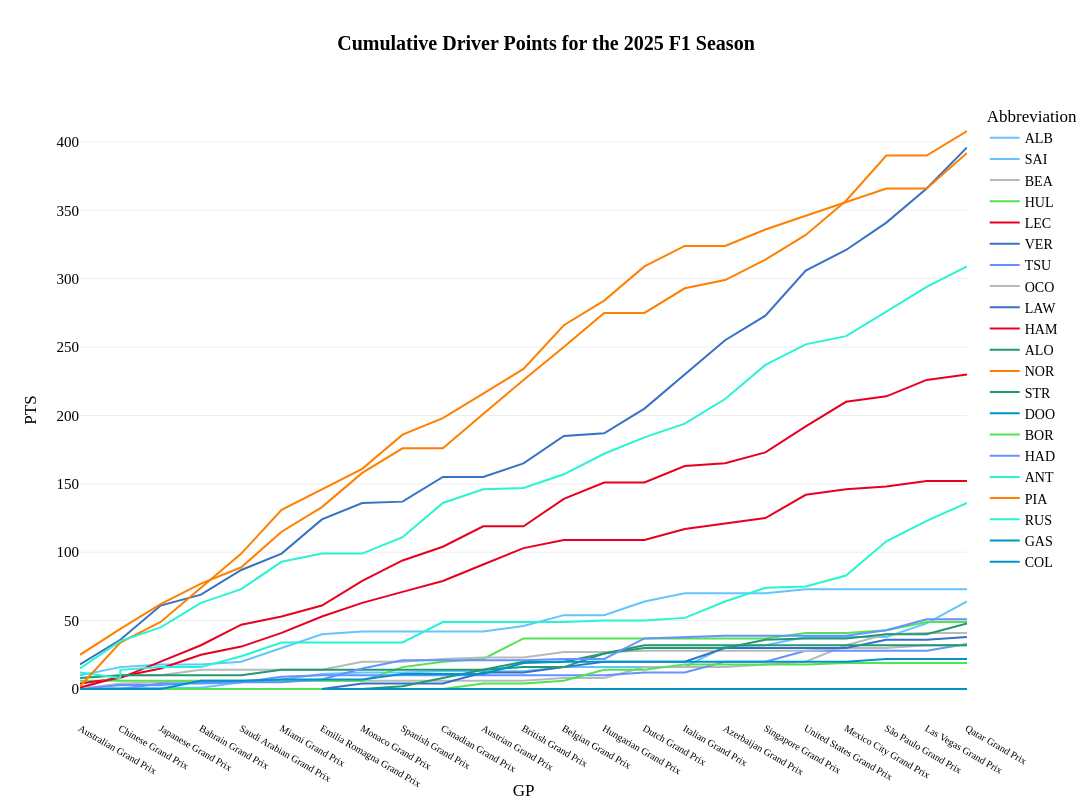

The code cell stored with this chart in its notebook:
### Code cell
fig=px.line(
        df_bq_driver,
        x="GP", 
        y="PTS", 
        color='Abbreviation', 
        # markers=True,
        hover_data=['DriverNumber','TeamName', 'Position', 'GridPosition', 'Status', 'Year', 'GP', 'RoundNumber'], 
        template="xgridoff",
        title="<b>Cumulative Driver Points for the {} F1 Season</b>".format(years),
        height=800, 
        width=1200,
        color_discrete_map={
                 "VER": "#3671C6",
                 "LAW": "#3671C6",
                 "LEC": "#E80020",
                 "HAM": "#E80020",
                 "NOR": "#FF8000",
                 "PIA": "#FF8000",
                 "RUS": "#27F4D2",
                 "ANT": "#27F4D2",
                 "GAS": "#0093CC",
                 "DOO": "#0093CC",
                 "COL": "#0093CC",
                 "ALO": "#229971",
                 "STR": "#229971",
                 "SAI": "#64C4FF",
                 "ALB": "#64C4FF",
                 "HUL": "#52e252",
                 "BOR": "#52e252",
                 "TSU": "#6692FF",
                 "HAD": "#6692FF",
                 "OCO": "#B6BABD",
                 "BEA": "#B6BABD"
          },
        )
fig.update_layout(
    yaxis = dict(tickfont = dict(size=15)),
    xaxis = dict(tickfont = dict(size=10)),
    font=dict(
        family="PT Sans Narrow",
        size=14,
        color="Black"
    ),
    title_font_family="PT Sans Narrow",
    # margin=dict(l=10, r=5, t=55, b=20),
    hoverlabel=dict(
    bgcolor="white",
    font_size=16,
    font_family="PT Sans Narrow"
    ),

)

### Figure 1 — Plotly figure (JSON) as saved in the notebook; plotly's stock layout.template omitted (floating-point values rounded to 4 significant figures; data arrays with more than 128 entries replaced by an {"elided": "..."} marker saying what was removed)
{"data": [{"customdata": {"elided": "29x7 mixed values"}, "hovertemplate": "Abbreviation=ALB<br>GP=%{x}<br>PTS=%{y}<br>DriverNumber=%{customdata[0]}<br>TeamName=%{customdata[1]}<br>Position=%{customdata[2]}<br>GridPosition=%{customdata[3]}<br>Status=%{customdata[4]}<br>Year=%{customdata[5]}<br>RoundNumber=%{customdata[6]}<extra></extra>", "legendgroup": "ALB", "line": {"color": "#64C4FF", "dash": "solid"}, "marker": {"symbol": "circle"}, "mode": "lines", "name": "ALB", "orientation": "v", "showlegend": true, "type": "scatter", "x": ["Australian Grand Prix", "Chinese Grand Prix", "Chinese Grand Prix", "Japanese Grand Prix", "Bahrain Grand Prix", "Saudi Arabian Grand Prix", "Miami Grand Prix", "Miami Grand Prix", "Emilia Romagna Grand Prix", "Monaco Grand Prix", "Spanish Grand Prix", "Canadian Grand Prix", "Austrian Grand Prix", "British Grand Prix", "Belgian Grand Prix", "Belgian Grand Prix", "Hungarian Grand Prix", "Dutch Grand Prix", "Italian Grand Prix", "Azerbaijan Grand Prix", "Singapore Grand Prix", "United States Grand Prix", "United States Grand Prix", "Mexico City Grand Prix", "São Paulo Grand Prix", "São Paulo Grand Prix", "Las Vegas Grand Prix", "Qatar Grand Prix", "Qatar Grand Prix"], "xaxis": "x", "y": [10, 16, 16, 18, 18, 20, 30, 30, 40, 42, 42, 42, 42, 46, 54, 54, 54, 64, 70, 70, 70, 73, 73, 73, 73, 73, 73, 73, 73], "yaxis": "y"}, {"customdata": {"elided": "29x7 mixed values"}, "hovertemplate": "Abbreviation=SAI<br>GP=%{x}<br>PTS=%{y}<br>DriverNumber=%{customdata[0]}<br>TeamName=%{customdata[1]}<br>Position=%{customdata[2]}<br>GridPosition=%{customdata[3]}<br>Status=%{customdata[4]}<br>Year=%{customdata[5]}<br>RoundNumber=%{customdata[6]}<extra></extra>", "legendgroup": "SAI", "line": {"color": "#64C4FF", "dash": "solid"}, "marker": {"symbol": "circle"}, "mode": "lines", "name": "SAI", "orientation": "v", "showlegend": true, "type": "scatter", "x": ["Australian Grand Prix", "Chinese Grand Prix", "Chinese Grand Prix", "Japanese Grand Prix", "Bahrain Grand Prix", "Saudi Arabian Grand Prix", "Miami Grand Prix", "Miami Grand Prix", "Emilia Romagna Grand Prix", "Monaco Grand Prix", "Spanish Grand Prix", "Canadian Grand Prix", "Austrian Grand Prix", "British Grand Prix", "Belgian Grand Prix", "Belgian Grand Prix", "Hungarian Grand Prix", "Dutch Grand Prix", "Italian Grand Prix", "Azerbaijan Grand Prix", "Singapore Grand Prix", "United States Grand Prix", "United States Grand Prix", "Mexico City Grand Prix", "São Paulo Grand Prix", "São Paulo Grand Prix", "Las Vegas Grand Prix", "Qatar Grand Prix", "Qatar Grand Prix"], "xaxis": "x", "y": [0, 1, 1, 1, 1, 5, 7, 7, 11, 12, 12, 13, 13, 13, 16, 16, 16, 16, 16, 31, 32, 38, 38, 38, 38, 38, 48, 64, 64], "yaxis": "y"}, {"customdata": {"elided": "29x7 mixed values"}, "hovertemplate": "Abbreviation=BEA<br>GP=%{x}<br>PTS=%{y}<br>DriverNumber=%{customdata[0]}<br>TeamName=%{customdata[1]}<br>Position=%{customdata[2]}<br>GridPosition=%{customdata[3]}<br>Status=%{customdata[4]}<br>Year=%{customdata[5]}<br>RoundNumber=%{customdata[6]}<extra></extra>", "legendgroup": "BEA", "line": {"color": "#B6BABD", "dash": "solid"}, "marker": {"symbol": "circle"}, "mode": "lines", "name": "BEA", "orientation": "v", "showlegend": true, "type": "scatter", "x": ["Australian Grand Prix", "Chinese Grand Prix", "Chinese Grand Prix", "Japanese Grand Prix", "Bahrain Grand Prix", "Saudi Arabian Grand Prix", "Miami Grand Prix", "Miami Grand Prix", "Emilia Romagna Grand Prix", "Monaco Grand Prix", "Spanish Grand Prix", "Canadian Grand Prix", "Austrian Grand Prix", "British Grand Prix", "Belgian Grand Prix", "Belgian Grand Prix", "Hungarian Grand Prix", "Dutch Grand Prix", "Italian Grand Prix", "Azerbaijan Grand Prix", "Singapore Grand Prix", "United States Grand Prix", "United States Grand Prix", "Mexico City Grand Prix", "São Paulo Grand Prix", "São Paulo Grand Prix", "Las Vegas Grand Prix", "Qatar Grand Prix", "Qatar Grand Prix"], "xaxis": "x", "y": [0, 4, 4, 5, 6, 6, 6, 6, 6, 6, 6, 6, 6, 6, 8, 8, 8, 16, 16, 16, 18, 20, 20, 32, 40, 40, 41, 41, 41], "yaxis": "y"}, {"customdata": {"elided": "29x7 mixed values"}, "hovertemplate": "Abbreviation=HUL<br>GP=%{x}<br>PTS=%{y}<br>DriverNumber=%{customdata[0]}<br>TeamName=%{customdata[1]}<br>Position=%{customdata[2]}<br>GridPosition=%{customdata[3]}<br>Status=%{customdata[4]}<br>Year=%{customdata[5]}<br>RoundNumber=%{customdata[6]}<extra></extra>", "legendgroup": "HUL", "line": {"color": "#52e252", "dash": "solid"}, "marker": {"symbol": "circle"}, "mode": "lines", "name": "HUL", "orientation": "v", "showlegend": true, "type": "scatter", "x": ["Australian Grand Prix", "Chinese Grand Prix", "Chinese Grand Prix", "Japanese Grand Prix", "Bahrain Grand Prix", "Saudi Arabian Grand Prix", "Miami Grand Prix", "Miami Grand Prix", "Emilia Romagna Grand Prix", "Monaco Grand Prix", "Spanish Grand Prix", "Canadian Grand Prix", "Austrian Grand Prix", "British Grand Prix", "Belgian Grand Prix", "Belgian Grand Prix", "Hungarian Grand Prix", "Dutch Grand Prix", "Italian Grand Prix", "Azerbaijan Grand Prix", "Singapore Grand Prix", "United States Grand Prix", "United States Grand Prix", "Mexico City Grand Prix", "São Paulo Grand Prix", "São Paulo Grand Prix", "Las Vegas Grand Prix", "Qatar Grand Prix", "Qatar Grand Prix"], "xaxis": "x", "y": [6, 6, 6, 6, 6, 6, 6, 6, 6, 6, 16, 20, 22, 37, 37, 37, 37, 37, 37, 37, 37, 41, 41, 41, 43, 43, 49, 49, 49], "yaxis": "y"}, {"customdata": {"elided": "29x7 mixed values"}, "hovertemplate": "Abbreviation=LEC<br>GP=%{x}<br>PTS=%{y}<br>DriverNumber=%{customdata[0]}<br>TeamName=%{customdata[1]}<br>Position=%{customdata[2]}<br>GridPosition=%{customdata[3]}<br>Status=%{customdata[4]}<br>Year=%{customdata[5]}<br>RoundNumber=%{customdata[6]}<extra></extra>", "legendgroup": "LEC", "line": {"color": "#E80020", "dash": "solid"}, "marker": {"symbol": "circle"}, "mode": "lines", "name": "LEC", "orientation": "v", "showlegend": true, "type": "scatter", "x": ["Australian Grand Prix", "Chinese Grand Prix", "Chinese Grand Prix", "Japanese Grand Prix", "Bahrain Grand Prix", "Saudi Arabian Grand Prix", "Miami Grand Prix", "Miami Grand Prix", "Emilia Romagna Grand Prix", "Monaco Grand Prix", "Spanish Grand Prix", "Canadian Grand Prix", "Austrian Grand Prix", "British Grand Prix", "Belgian Grand Prix", "Belgian Grand Prix", "Hungarian Grand Prix", "Dutch Grand Prix", "Italian Grand Prix", "Azerbaijan Grand Prix", "Singapore Grand Prix", "United States Grand Prix", "United States Grand Prix", "Mexico City Grand Prix", "São Paulo Grand Prix", "São Paulo Grand Prix", "Las Vegas Grand Prix", "Qatar Grand Prix", "Qatar Grand Prix"], "xaxis": "x", "y": [4, 8, 8, 20, 32, 47, 53, 53, 61, 79, 94, 104, 119, 119, 139, 139, 151, 151, 163, 165, 173, 192, 192, 210, 214, 214, 226, 230, 230], "yaxis": "y"}, {"customdata": {"elided": "29x7 mixed values"}, "hovertemplate": "Abbreviation=VER<br>GP=%{x}<br>PTS=%{y}<br>DriverNumber=%{customdata[0]}<br>TeamName=%{customdata[1]}<br>Position=%{customdata[2]}<br>GridPosition=%{customdata[3]}<br>Status=%{customdata[4]}<br>Year=%{customdata[5]}<br>RoundNumber=%{customdata[6]}<extra></extra>", "legendgroup": "VER", "line": {"color": "#3671C6", "dash": "solid"}, "marker": {"symbol": "circle"}, "mode": "lines", "name": "VER", "orientation": "v", "showlegend": true, "type": "scatter", "x": ["Australian Grand Prix", "Chinese Grand Prix", "Chinese Grand Prix", "Japanese Grand Prix", "Bahrain Grand Prix", "Saudi Arabian Grand Prix", "Miami Grand Prix", "Miami Grand Prix", "Emilia Romagna Grand Prix", "Monaco Grand Prix", "Spanish Grand Prix", "Canadian Grand Prix", "Austrian Grand Prix", "British Grand Prix", "Belgian Grand Prix", "Belgian Grand Prix", "Hungarian Grand Prix", "Dutch Grand Prix", "Italian Grand Prix", "Azerbaijan Grand Prix", "Singapore Grand Prix", "United States Grand Prix", "United States Grand Prix", "Mexico City Grand Prix", "São Paulo Grand Prix", "São Paulo Grand Prix", "Las Vegas Grand Prix", "Qatar Grand Prix", "Qatar Grand Prix"], "xaxis": "x", "y": [18, 36, 36, 61, 69, 87, 99, 99, 124, 136, 137, 155, 155, 165, 185, 185, 187, 205, 230, 255, 273, 306, 306, 321, 341, 341, 366, 396, 396], "yaxis": "y"}, {"customdata": {"elided": "29x7 mixed values"}, "hovertemplate": "Abbreviation=TSU<br>GP=%{x}<br>PTS=%{y}<br>DriverNumber=%{customdata[0]}<br>TeamName=%{customdata[1]}<br>Position=%{customdata[2]}<br>GridPosition=%{customdata[3]}<br>Status=%{customdata[4]}<br>Year=%{customdata[5]}<br>RoundNumber=%{customdata[6]}<extra></extra>", "legendgroup": "TSU", "line": {"color": "#6692FF", "dash": "solid"}, "marker": {"symbol": "circle"}, "mode": "lines", "name": "TSU", "orientation": "v", "showlegend": true, "type": "scatter", "x": ["Australian Grand Prix", "Chinese Grand Prix", "Chinese Grand Prix", "Japanese Grand Prix", "Bahrain Grand Prix", "Saudi Arabian Grand Prix", "Miami Grand Prix", "Miami Grand Prix", "Emilia Romagna Grand Prix", "Monaco Grand Prix", "Spanish Grand Prix", "Canadian Grand Prix", "Austrian Grand Prix", "British Grand Prix", "Belgian Grand Prix", "Belgian Grand Prix", "Hungarian Grand Prix", "Dutch Grand Prix", "Italian Grand Prix", "Azerbaijan Grand Prix", "Singapore Grand Prix", "United States Grand Prix", "United States Grand Prix", "Mexico City Grand Prix", "São Paulo Grand Prix", "São Paulo Grand Prix", "Las Vegas Grand Prix", "Qatar Grand Prix", "Qatar Grand Prix"], "xaxis": "x", "y": [0, 3, 3, 3, 5, 5, 9, 9, 10, 10, 10, 10, 10, 10, 10, 10, 10, 12, 12, 20, 20, 28, 28, 28, 28, 28, 28, 33, 33], "yaxis": "y"}, {"customdata": {"elided": "29x7 mixed values"}, "hovertemplate": "Abbreviation=OCO<br>GP=%{x}<br>PTS=%{y}<br>DriverNumber=%{customdata[0]}<br>TeamName=%{customdata[1]}<br>Position=%{customdata[2]}<br>GridPosition=%{customdata[3]}<br>Status=%{customdata[4]}<br>Year=%{customdata[5]}<br>RoundNumber=%{customdata[6]}<extra></extra>", "legendgroup": "OCO", "line": {"color": "#B6BABD", "dash": "solid"}, "marker": {"symbol": "circle"}, "mode": "lines", "name": "OCO", "orientation": "v", "showlegend": true, "type": "scatter", "x": ["Australian Grand Prix", "Chinese Grand Prix", "Chinese Grand Prix", "Japanese Grand Prix", "Bahrain Grand Prix", "Saudi Arabian Grand Prix", "Miami Grand Prix", "Miami Grand Prix", "Emilia Romagna Grand Prix", "Monaco Grand Prix", "Spanish Grand Prix", "Canadian Grand Prix", "Austrian Grand Prix", "British Grand Prix", "Belgian Grand Prix", "Belgian Grand Prix", "Hungarian Grand Prix", "Dutch Grand Prix", "Italian Grand Prix", "Azerbaijan Grand Prix", "Singapore Grand Prix", "United States Grand Prix", "United States Grand Prix", "Mexico City Grand Prix", "São Paulo Grand Prix", "São Paulo Grand Prix", "Las Vegas Grand Prix", "Qatar Grand Prix", "Qatar Grand Prix"], "xaxis": "x", "y": [0, 10, 10, 10, 14, 14, 14, 14, 14, 20, 20, 22, 23, 23, 27, 27, 27, 28, 28, 28, 28, 28, 28, 30, 30, 30, 32, 32, 32], "yaxis": "y"}, {"customdata": {"elided": "29x7 mixed values"}, "hovertemplate": "Abbreviation=LAW<br>GP=%{x}<br>PTS=%{y}<br>DriverNumber=%{customdata[0]}<br>TeamName=%{customdata[1]}<br>Position=%{customdata[2]}<br>GridPosition=%{customdata[3]}<br>Status=%{customdata[4]}<br>Year=%{customdata[5]}<br>RoundNumber=%{customdata[6]}<extra></extra>", "legendgroup": "LAW", "line": {"color": "#3671C6", "dash": "solid"}, "marker": {"symbol": "circle"}, "mode": "lines", "name": "LAW", "orientation": "v", "showlegend": true, "type": "scatter", "x": ["Australian Grand Prix", "Chinese Grand Prix", "Chinese Grand Prix", "Japanese Grand Prix", "Bahrain Grand Prix", "Saudi Arabian Grand Prix", "Miami Grand Prix", "Miami Grand Prix", "Emilia Romagna Grand Prix", "Monaco Grand Prix", "Spanish Grand Prix", "Canadian Grand Prix", "Austrian Grand Prix", "British Grand Prix", "Belgian Grand Prix", "Belgian Grand Prix", "Hungarian Grand Prix", "Dutch Grand Prix", "Italian Grand Prix", "Azerbaijan Grand Prix", "Singapore Grand Prix", "United States Grand Prix", "United States Grand Prix", "Mexico City Grand Prix", "São Paulo Grand Prix", "São Paulo Grand Prix", "Las Vegas Grand Prix", "Qatar Grand Prix", "Qatar Grand Prix"], "xaxis": "x", "y": [0, 0, 0, 0, 0, 0, 0, 0, 0, 4, 4, 4, 12, 12, 16, 16, 20, 20, 20, 30, 30, 30, 30, 30, 36, 36, 36, 38, 38], "yaxis": "y"}, {"customdata": {"elided": "29x7 mixed values"}, "hovertemplate": "Abbreviation=HAM<br>GP=%{x}<br>PTS=%{y}<br>DriverNumber=%{customdata[0]}<br>TeamName=%{customdata[1]}<br>Position=%{customdata[2]}<br>GridPosition=%{customdata[3]}<br>Status=%{customdata[4]}<br>Year=%{customdata[5]}<br>RoundNumber=%{customdata[6]}<extra></extra>", "legendgroup": "HAM", "line": {"color": "#E80020", "dash": "solid"}, "marker": {"symbol": "circle"}, "mode": "lines", "name": "HAM", "orientation": "v", "showlegend": true, "type": "scatter", "x": ["Australian Grand Prix", "Chinese Grand Prix", "Chinese Grand Prix", "Japanese Grand Prix", "Bahrain Grand Prix", "Saudi Arabian Grand Prix", "Miami Grand Prix", "Miami Grand Prix", "Emilia Romagna Grand Prix", "Monaco Grand Prix", "Spanish Grand Prix", "Canadian Grand Prix", "Austrian Grand Prix", "British Grand Prix", "Belgian Grand Prix", "Belgian Grand Prix", "Hungarian Grand Prix", "Dutch Grand Prix", "Italian Grand Prix", "Azerbaijan Grand Prix", "Singapore Grand Prix", "United States Grand Prix", "United States Grand Prix", "Mexico City Grand Prix", "São Paulo Grand Prix", "São Paulo Grand Prix", "Las Vegas Grand Prix", "Qatar Grand Prix", "Qatar Grand Prix"], "xaxis": "x", "y": [1, 9, 9, 15, 25, 31, 41, 41, 53, 63, 71, 79, 91, 103, 109, 109, 109, 109, 117, 121, 125, 142, 142, 146, 148, 148, 152, 152, 152], "yaxis": "y"}, {"customdata": {"elided": "29x7 mixed values"}, "hovertemplate": "Abbreviation=ALO<br>GP=%{x}<br>PTS=%{y}<br>DriverNumber=%{customdata[0]}<br>TeamName=%{customdata[1]}<br>Position=%{customdata[2]}<br>GridPosition=%{customdata[3]}<br>Status=%{customdata[4]}<br>Year=%{customdata[5]}<br>RoundNumber=%{customdata[6]}<extra></extra>", "legendgroup": "ALO", "line": {"color": "#229971", "dash": "solid"}, "marker": {"symbol": "circle"}, "mode": "lines", "name": "ALO", "orientation": "v", "showlegend": true, "type": "scatter", "x": ["Australian Grand Prix", "Chinese Grand Prix", "Chinese Grand Prix", "Japanese Grand Prix", "Bahrain Grand Prix", "Saudi Arabian Grand Prix", "Miami Grand Prix", "Miami Grand Prix", "Emilia Romagna Grand Prix", "Monaco Grand Prix", "Spanish Grand Prix", "Canadian Grand Prix", "Austrian Grand Prix", "British Grand Prix", "Belgian Grand Prix", "Belgian Grand Prix", "Hungarian Grand Prix", "Dutch Grand Prix", "Italian Grand Prix", "Azerbaijan Grand Prix", "Singapore Grand Prix", "United States Grand Prix", "United States Grand Prix", "Mexico City Grand Prix", "São Paulo Grand Prix", "São Paulo Grand Prix", "Las Vegas Grand Prix", "Qatar Grand Prix", "Qatar Grand Prix"], "xaxis": "x", "y": [0, 0, 0, 0, 0, 0, 0, 0, 0, 0, 2, 8, 14, 16, 16, 16, 26, 30, 30, 30, 36, 37, 37, 37, 40, 40, 40, 48, 48], "yaxis": "y"}, {"customdata": {"elided": "29x7 mixed values"}, "hovertemplate": "Abbreviation=NOR<br>GP=%{x}<br>PTS=%{y}<br>DriverNumber=%{customdata[0]}<br>TeamName=%{customdata[1]}<br>Position=%{customdata[2]}<br>GridPosition=%{customdata[3]}<br>Status=%{customdata[4]}<br>Year=%{customdata[5]}<br>RoundNumber=%{customdata[6]}<extra></extra>", "legendgroup": "NOR", "line": {"color": "#FF8000", "dash": "solid"}, "marker": {"symbol": "circle"}, "mode": "lines", "name": "NOR", "orientation": "v", "showlegend": true, "type": "scatter", "x": ["Australian Grand Prix", "Chinese Grand Prix", "Chinese Grand Prix", "Japanese Grand Prix", "Bahrain Grand Prix", "Saudi Arabian Grand Prix", "Miami Grand Prix", "Miami Grand Prix", "Emilia Romagna Grand Prix", "Monaco Grand Prix", "Spanish Grand Prix", "Canadian Grand Prix", "Austrian Grand Prix", "British Grand Prix", "Belgian Grand Prix", "Belgian Grand Prix", "Hungarian Grand Prix", "Dutch Grand Prix", "Italian Grand Prix", "Azerbaijan Grand Prix", "Singapore Grand Prix", "United States Grand Prix", "United States Grand Prix", "Mexico City Grand Prix", "São Paulo Grand Prix", "São Paulo Grand Prix", "Las Vegas Grand Prix", "Qatar Grand Prix", "Qatar Grand Prix"], "xaxis": "x", "y": [25, 44, 44, 62, 77, 89, 115, 115, 133, 158, 176, 176, 201, 226, 250, 250, 275, 275, 293, 299, 314, 332, 332, 357, 390, 390, 390, 408, 408], "yaxis": "y"}, {"customdata": {"elided": "28x7 mixed values"}, "hovertemplate": "Abbreviation=STR<br>GP=%{x}<br>PTS=%{y}<br>DriverNumber=%{customdata[0]}<br>TeamName=%{customdata[1]}<br>Position=%{customdata[2]}<br>GridPosition=%{customdata[3]}<br>Status=%{customdata[4]}<br>Year=%{customdata[5]}<br>RoundNumber=%{customdata[6]}<extra></extra>", "legendgroup": "STR", "line": {"color": "#229971", "dash": "solid"}, "marker": {"symbol": "circle"}, "mode": "lines", "name": "STR", "orientation": "v", "showlegend": true, "type": "scatter", "x": ["Australian Grand Prix", "Chinese Grand Prix", "Chinese Grand Prix", "Japanese Grand Prix", "Bahrain Grand Prix", "Saudi Arabian Grand Prix", "Miami Grand Prix", "Miami Grand Prix", "Emilia Romagna Grand Prix", "Monaco Grand Prix", "Canadian Grand Prix", "Austrian Grand Prix", "British Grand Prix", "Belgian Grand Prix", "Belgian Grand Prix", "Hungarian Grand Prix", "Dutch Grand Prix", "Italian Grand Prix", "Azerbaijan Grand Prix", "Singapore Grand Prix", "United States Grand Prix", "United States Grand Prix", "Mexico City Grand Prix", "São Paulo Grand Prix", "São Paulo Grand Prix", "Las Vegas Grand Prix", "Qatar Grand Prix", "Qatar Grand Prix"], "xaxis": "x", "y": [8, 10, 10, 10, 10, 10, 14, 14, 14, 14, 14, 14, 20, 20, 20, 26, 32, 32, 32, 32, 32, 32, 32, 32, 32, 32, 32, 32], "yaxis": "y"}, {"customdata": [[7, "Alpine", 19, 14, "Retired", 2025, 1], [7, "Alpine", 13, 18, "Finished", 2025, 2], [7, "Alpine", 20, 16, "Finished", 2025, 2], [7, "Alpine", 15, 19, "Finished", 2025, 3], [7, "Alpine", 14, 11, "Finished", 2025, 4], [7, "Alpine", 17, 17, "Lapped", 2025, 5], [7, "Alpine", 20, 14, "Retired", 2025, 6], [7, "Alpine", 16, 17, "Finished", 2025, 6]], "hovertemplate": "Abbreviation=DOO<br>GP=%{x}<br>PTS=%{y}<br>DriverNumber=%{customdata[0]}<br>TeamName=%{customdata[1]}<br>Position=%{customdata[2]}<br>GridPosition=%{customdata[3]}<br>Status=%{customdata[4]}<br>Year=%{customdata[5]}<br>RoundNumber=%{customdata[6]}<extra></extra>", "legendgroup": "DOO", "line": {"color": "#0093CC", "dash": "solid"}, "marker": {"symbol": "circle"}, "mode": "lines", "name": "DOO", "orientation": "v", "showlegend": true, "type": "scatter", "x": ["Australian Grand Prix", "Chinese Grand Prix", "Chinese Grand Prix", "Japanese Grand Prix", "Bahrain Grand Prix", "Saudi Arabian Grand Prix", "Miami Grand Prix", "Miami Grand Prix"], "xaxis": "x", "y": [0, 0, 0, 0, 0, 0, 0, 0], "yaxis": "y"}, {"customdata": {"elided": "29x7 mixed values"}, "hovertemplate": "Abbreviation=BOR<br>GP=%{x}<br>PTS=%{y}<br>DriverNumber=%{customdata[0]}<br>TeamName=%{customdata[1]}<br>Position=%{customdata[2]}<br>GridPosition=%{customdata[3]}<br>Status=%{customdata[4]}<br>Year=%{customdata[5]}<br>RoundNumber=%{customdata[6]}<extra></extra>", "legendgroup": "BOR", "line": {"color": "#52e252", "dash": "solid"}, "marker": {"symbol": "circle"}, "mode": "lines", "name": "BOR", "orientation": "v", "showlegend": true, "type": "scatter", "x": ["Australian Grand Prix", "Chinese Grand Prix", "Chinese Grand Prix", "Japanese Grand Prix", "Bahrain Grand Prix", "Saudi Arabian Grand Prix", "Miami Grand Prix", "Miami Grand Prix", "Emilia Romagna Grand Prix", "Monaco Grand Prix", "Spanish Grand Prix", "Canadian Grand Prix", "Austrian Grand Prix", "British Grand Prix", "Belgian Grand Prix", "Belgian Grand Prix", "Hungarian Grand Prix", "Dutch Grand Prix", "Italian Grand Prix", "Azerbaijan Grand Prix", "Singapore Grand Prix", "United States Grand Prix", "United States Grand Prix", "Mexico City Grand Prix", "São Paulo Grand Prix", "São Paulo Grand Prix", "Las Vegas Grand Prix", "Qatar Grand Prix", "Qatar Grand Prix"], "xaxis": "x", "y": [0, 0, 0, 0, 0, 0, 0, 0, 0, 0, 0, 0, 4, 4, 6, 6, 14, 14, 18, 18, 18, 18, 18, 19, 19, 19, 19, 19, 19], "yaxis": "y"}, {"customdata": {"elided": "29x7 mixed values"}, "hovertemplate": "Abbreviation=HAD<br>GP=%{x}<br>PTS=%{y}<br>DriverNumber=%{customdata[0]}<br>TeamName=%{customdata[1]}<br>Position=%{customdata[2]}<br>GridPosition=%{customdata[3]}<br>Status=%{customdata[4]}<br>Year=%{customdata[5]}<br>RoundNumber=%{customdata[6]}<extra></extra>", "legendgroup": "HAD", "line": {"color": "#6692FF", "dash": "solid"}, "marker": {"symbol": "circle"}, "mode": "lines", "name": "HAD", "orientation": "v", "showlegend": true, "type": "scatter", "x": ["Australian Grand Prix", "Chinese Grand Prix", "Chinese Grand Prix", "Japanese Grand Prix", "Bahrain Grand Prix", "Saudi Arabian Grand Prix", "Miami Grand Prix", "Miami Grand Prix", "Emilia Romagna Grand Prix", "Monaco Grand Prix", "Spanish Grand Prix", "Canadian Grand Prix", "Austrian Grand Prix", "British Grand Prix", "Belgian Grand Prix", "Belgian Grand Prix", "Hungarian Grand Prix", "Dutch Grand Prix", "Italian Grand Prix", "Azerbaijan Grand Prix", "Singapore Grand Prix", "United States Grand Prix", "United States Grand Prix", "Mexico City Grand Prix", "São Paulo Grand Prix", "São Paulo Grand Prix", "Las Vegas Grand Prix", "Qatar Grand Prix", "Qatar Grand Prix"], "xaxis": "x", "y": [0, 0, 0, 4, 4, 5, 5, 5, 7, 15, 21, 21, 21, 21, 22, 22, 22, 37, 38, 39, 39, 39, 39, 39, 43, 43, 51, 51, 51], "yaxis": "y"}, {"customdata": {"elided": "29x7 mixed values"}, "hovertemplate": "Abbreviation=ANT<br>GP=%{x}<br>PTS=%{y}<br>DriverNumber=%{customdata[0]}<br>TeamName=%{customdata[1]}<br>Position=%{customdata[2]}<br>GridPosition=%{customdata[3]}<br>Status=%{customdata[4]}<br>Year=%{customdata[5]}<br>RoundNumber=%{customdata[6]}<extra></extra>", "legendgroup": "ANT", "line": {"color": "#27F4D2", "dash": "solid"}, "marker": {"symbol": "circle"}, "mode": "lines", "name": "ANT", "orientation": "v", "showlegend": true, "type": "scatter", "x": ["Australian Grand Prix", "Chinese Grand Prix", "Chinese Grand Prix", "Japanese Grand Prix", "Bahrain Grand Prix", "Saudi Arabian Grand Prix", "Miami Grand Prix", "Miami Grand Prix", "Emilia Romagna Grand Prix", "Monaco Grand Prix", "Spanish Grand Prix", "Canadian Grand Prix", "Austrian Grand Prix", "British Grand Prix", "Belgian Grand Prix", "Belgian Grand Prix", "Hungarian Grand Prix", "Dutch Grand Prix", "Italian Grand Prix", "Azerbaijan Grand Prix", "Singapore Grand Prix", "United States Grand Prix", "United States Grand Prix", "Mexico City Grand Prix", "São Paulo Grand Prix", "São Paulo Grand Prix", "Las Vegas Grand Prix", "Qatar Grand Prix", "Qatar Grand Prix"], "xaxis": "x", "y": [12, 8, 14, 16, 16, 24, 34, 34, 34, 34, 34, 49, 49, 49, 49, 49, 50, 50, 52, 64, 74, 75, 75, 83, 108, 108, 123, 136, 136], "yaxis": "y"}, {"customdata": {"elided": "29x7 mixed values"}, "hovertemplate": "Abbreviation=PIA<br>GP=%{x}<br>PTS=%{y}<br>DriverNumber=%{customdata[0]}<br>TeamName=%{customdata[1]}<br>Position=%{customdata[2]}<br>GridPosition=%{customdata[3]}<br>Status=%{customdata[4]}<br>Year=%{customdata[5]}<br>RoundNumber=%{customdata[6]}<extra></extra>", "legendgroup": "PIA", "line": {"color": "#FF8000", "dash": "solid"}, "marker": {"symbol": "circle"}, "mode": "lines", "name": "PIA", "orientation": "v", "showlegend": true, "type": "scatter", "x": ["Australian Grand Prix", "Chinese Grand Prix", "Chinese Grand Prix", "Japanese Grand Prix", "Bahrain Grand Prix", "Saudi Arabian Grand Prix", "Miami Grand Prix", "Miami Grand Prix", "Emilia Romagna Grand Prix", "Monaco Grand Prix", "Spanish Grand Prix", "Canadian Grand Prix", "Austrian Grand Prix", "British Grand Prix", "Belgian Grand Prix", "Belgian Grand Prix", "Hungarian Grand Prix", "Dutch Grand Prix", "Italian Grand Prix", "Azerbaijan Grand Prix", "Singapore Grand Prix", "United States Grand Prix", "United States Grand Prix", "Mexico City Grand Prix", "São Paulo Grand Prix", "São Paulo Grand Prix", "Las Vegas Grand Prix", "Qatar Grand Prix", "Qatar Grand Prix"], "xaxis": "x", "y": [2, 34, 34, 49, 74, 99, 131, 131, 146, 161, 186, 198, 216, 234, 266, 266, 284, 309, 324, 324, 336, 346, 346, 356, 366, 366, 366, 392, 392], "yaxis": "y"}, {"customdata": {"elided": "29x7 mixed values"}, "hovertemplate": "Abbreviation=RUS<br>GP=%{x}<br>PTS=%{y}<br>DriverNumber=%{customdata[0]}<br>TeamName=%{customdata[1]}<br>Position=%{customdata[2]}<br>GridPosition=%{customdata[3]}<br>Status=%{customdata[4]}<br>Year=%{customdata[5]}<br>RoundNumber=%{customdata[6]}<extra></extra>", "legendgroup": "RUS", "line": {"color": "#27F4D2", "dash": "solid"}, "marker": {"symbol": "circle"}, "mode": "lines", "name": "RUS", "orientation": "v", "showlegend": true, "type": "scatter", "x": ["Australian Grand Prix", "Chinese Grand Prix", "Chinese Grand Prix", "Japanese Grand Prix", "Bahrain Grand Prix", "Saudi Arabian Grand Prix", "Miami Grand Prix", "Miami Grand Prix", "Emilia Romagna Grand Prix", "Monaco Grand Prix", "Spanish Grand Prix", "Canadian Grand Prix", "Austrian Grand Prix", "British Grand Prix", "Belgian Grand Prix", "Belgian Grand Prix", "Hungarian Grand Prix", "Dutch Grand Prix", "Italian Grand Prix", "Azerbaijan Grand Prix", "Singapore Grand Prix", "United States Grand Prix", "United States Grand Prix", "Mexico City Grand Prix", "São Paulo Grand Prix", "São Paulo Grand Prix", "Las Vegas Grand Prix", "Qatar Grand Prix", "Qatar Grand Prix"], "xaxis": "x", "y": [15, 35, 35, 45, 63, 73, 93, 93, 99, 99, 111, 136, 146, 147, 157, 157, 172, 184, 194, 212, 237, 252, 252, 258, 276, 276, 294, 309, 309], "yaxis": "y"}, {"customdata": {"elided": "29x7 mixed values"}, "hovertemplate": "Abbreviation=GAS<br>GP=%{x}<br>PTS=%{y}<br>DriverNumber=%{customdata[0]}<br>TeamName=%{customdata[1]}<br>Position=%{customdata[2]}<br>GridPosition=%{customdata[3]}<br>Status=%{customdata[4]}<br>Year=%{customdata[5]}<br>RoundNumber=%{customdata[6]}<extra></extra>", "legendgroup": "GAS", "line": {"color": "#0093CC", "dash": "solid"}, "marker": {"symbol": "circle"}, "mode": "lines", "name": "GAS", "orientation": "v", "showlegend": true, "type": "scatter", "x": ["Australian Grand Prix", "Chinese Grand Prix", "Chinese Grand Prix", "Japanese Grand Prix", "Bahrain Grand Prix", "Saudi Arabian Grand Prix", "Miami Grand Prix", "Miami Grand Prix", "Emilia Romagna Grand Prix", "Monaco Grand Prix", "Spanish Grand Prix", "Canadian Grand Prix", "Austrian Grand Prix", "British Grand Prix", "Belgian Grand Prix", "Belgian Grand Prix", "Hungarian Grand Prix", "Dutch Grand Prix", "Italian Grand Prix", "Azerbaijan Grand Prix", "Singapore Grand Prix", "United States Grand Prix", "United States Grand Prix", "Mexico City Grand Prix", "São Paulo Grand Prix", "São Paulo Grand Prix", "Las Vegas Grand Prix", "Qatar Grand Prix", "Qatar Grand Prix"], "xaxis": "x", "y": [0, 0, 0, 0, 6, 6, 7, 7, 7, 7, 11, 11, 11, 19, 20, 20, 20, 20, 20, 20, 20, 20, 20, 20, 22, 22, 22, 22, 22], "yaxis": "y"}, {"customdata": {"elided": "21x7 mixed values"}, "hovertemplate": "Abbreviation=COL<br>GP=%{x}<br>PTS=%{y}<br>DriverNumber=%{customdata[0]}<br>TeamName=%{customdata[1]}<br>Position=%{customdata[2]}<br>GridPosition=%{customdata[3]}<br>Status=%{customdata[4]}<br>Year=%{customdata[5]}<br>RoundNumber=%{customdata[6]}<extra></extra>", "legendgroup": "COL", "line": {"color": "#0093CC", "dash": "solid"}, "marker": {"symbol": "circle"}, "mode": "lines", "name": "COL", "orientation": "v", "showlegend": true, "type": "scatter", "x": ["Emilia Romagna Grand Prix", "Monaco Grand Prix", "Spanish Grand Prix", "Canadian Grand Prix", "Austrian Grand Prix", "British Grand Prix", "Belgian Grand Prix", "Belgian Grand Prix", "Hungarian Grand Prix", "Dutch Grand Prix", "Italian Grand Prix", "Azerbaijan Grand Prix", "Singapore Grand Prix", "United States Grand Prix", "United States Grand Prix", "Mexico City Grand Prix", "São Paulo Grand Prix", "São Paulo Grand Prix", "Las Vegas Grand Prix", "Qatar Grand Prix", "Qatar Grand Prix"], "xaxis": "x", "y": [0, 0, 0, 0, 0, 0, 0, 0, 0, 0, 0, 0, 0, 0, 0, 0, 0, 0, 0, 0, 0], "yaxis": "y"}], "layout": {"font": {"color": "Black", "family": "PT Sans Narrow", "size": 14}, "height": 800, "hoverlabel": {"bgcolor": "white", "font": {"family": "PT Sans Narrow", "size": 16}}, "legend": {"title": {"text": "Abbreviation"}, "tracegroupgap": 0}, "title": {"font": {"family": "PT Sans Narrow"}, "text": "<b>Cumulative Driver Points for the 2025 F1 Season</b>"}, "width": 1200, "xaxis": {"anchor": "y", "domain": [0, 1], "tickfont": {"size": 10}, "title": {"text": "GP"}}, "yaxis": {"anchor": "x", "domain": [0, 1], "tickfont": {"size": 15}, "title": {"text": "PTS"}}}}
